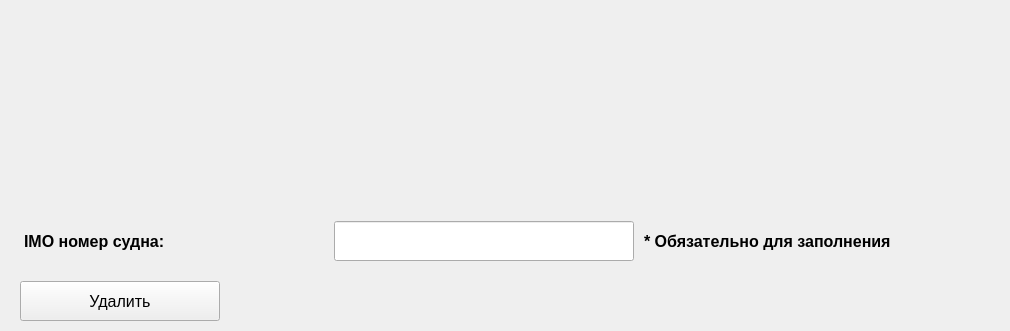
    <widget class="QWidget" name="tab_12">
     <attribute name="title">
      <string>Удаление морского судна</string>
     </attribute>
     <widget class="QWidget" name="horizontalLayoutWidget_6">
      <property name="geometry">
       <rect>
        <x>20</x>
        <y>280</y>
        <width>981</width>
        <height>42</height>
       </rect>
      </property>
      <layout class="QHBoxLayout" name="horizontalLayout_128">
       <item>
        <widget class="QPushButton" name="ship_delete_button">
         <property name="enabled">
          <bool>true</bool>
         </property>
         <property name="minimumSize">
          <size>
           <width>0</width>
           <height>40</height>
          </size>
         </property>
         <property name="maximumSize">
          <size>
           <width>200</width>
           <height>16777215</height>
          </size>
         </property>
         <property name="font">
          <font>
           <pointsize>12</pointsize>
          </font>
         </property>
         <property name="text">
          <string>Удалить</string>
         </property>
        </widget>
       </item>
       <item>
        <widget class="QLabel" name="ship_delete_label">
         <property name="minimumSize">
          <size>
           <width>0</width>
           <height>40</height>
          </size>
         </property>
         <property name="font">
          <font>
           <pointsize>12</pointsize>
           <bold>true</bold>
          </font>
         </property>
         <property name="text">
          <string/>
         </property>
        </widget>
       </item>
      </layout>
     </widget>
     <widget class="QWidget" name="layoutWidget_31">
      <property name="geometry">
       <rect>
        <x>20</x>
        <y>220</y>
        <width>979</width>
        <height>42</height>
       </rect>
      </property>
      <layout class="QHBoxLayout" name="horizontalLayout_127">
       <item>
        <widget class="QLabel" name="IMO_delete_label">
         <property name="sizePolicy">
          <sizepolicy hsizetype="Fixed" vsizetype="Fixed">
           <horstretch>0</horstretch>
           <verstretch>0</verstretch>
          </sizepolicy>
         </property>
         <property name="minimumSize">
          <size>
           <width>300</width>
           <height>40</height>
          </size>
         </property>
         <property name="font">
          <font>
           <pointsize>12</pointsize>
           <bold>true</bold>
          </font>
         </property>
         <property name="text">
          <string>IMO номер судна:</string>
         </property>
        </widget>
       </item>
       <item>
        <widget class="QLineEdit" name="IMO_delete_edit">
         <property name="sizePolicy">
          <sizepolicy hsizetype="Fixed" vsizetype="Fixed">
           <horstretch>0</horstretch>
           <verstretch>0</verstretch>
          </sizepolicy>
         </property>
         <property name="minimumSize">
          <size>
           <width>300</width>
           <height>40</height>
          </size>
         </property>
         <property name="font">
          <font>
           <pointsize>12</pointsize>
          </font>
         </property>
        </widget>
       </item>
       <item>
        <widget class="QLabel" name="IMO_delete_note_label">
         <property name="sizePolicy">
          <sizepolicy hsizetype="Fixed" vsizetype="Fixed">
           <horstretch>0</horstretch>
           <verstretch>0</verstretch>
          </sizepolicy>
         </property>
         <property name="minimumSize">
          <size>
           <width>350</width>
           <height>40</height>
          </size>
         </property>
         <property name="font">
          <font>
           <pointsize>12</pointsize>
           <bold>true</bold>
          </font>
         </property>
         <property name="text">
          <string>* Обязательно для заполнения</string>
         </property>
        </widget>
       </item>
      </layout>
     </widget>
    </widget>
